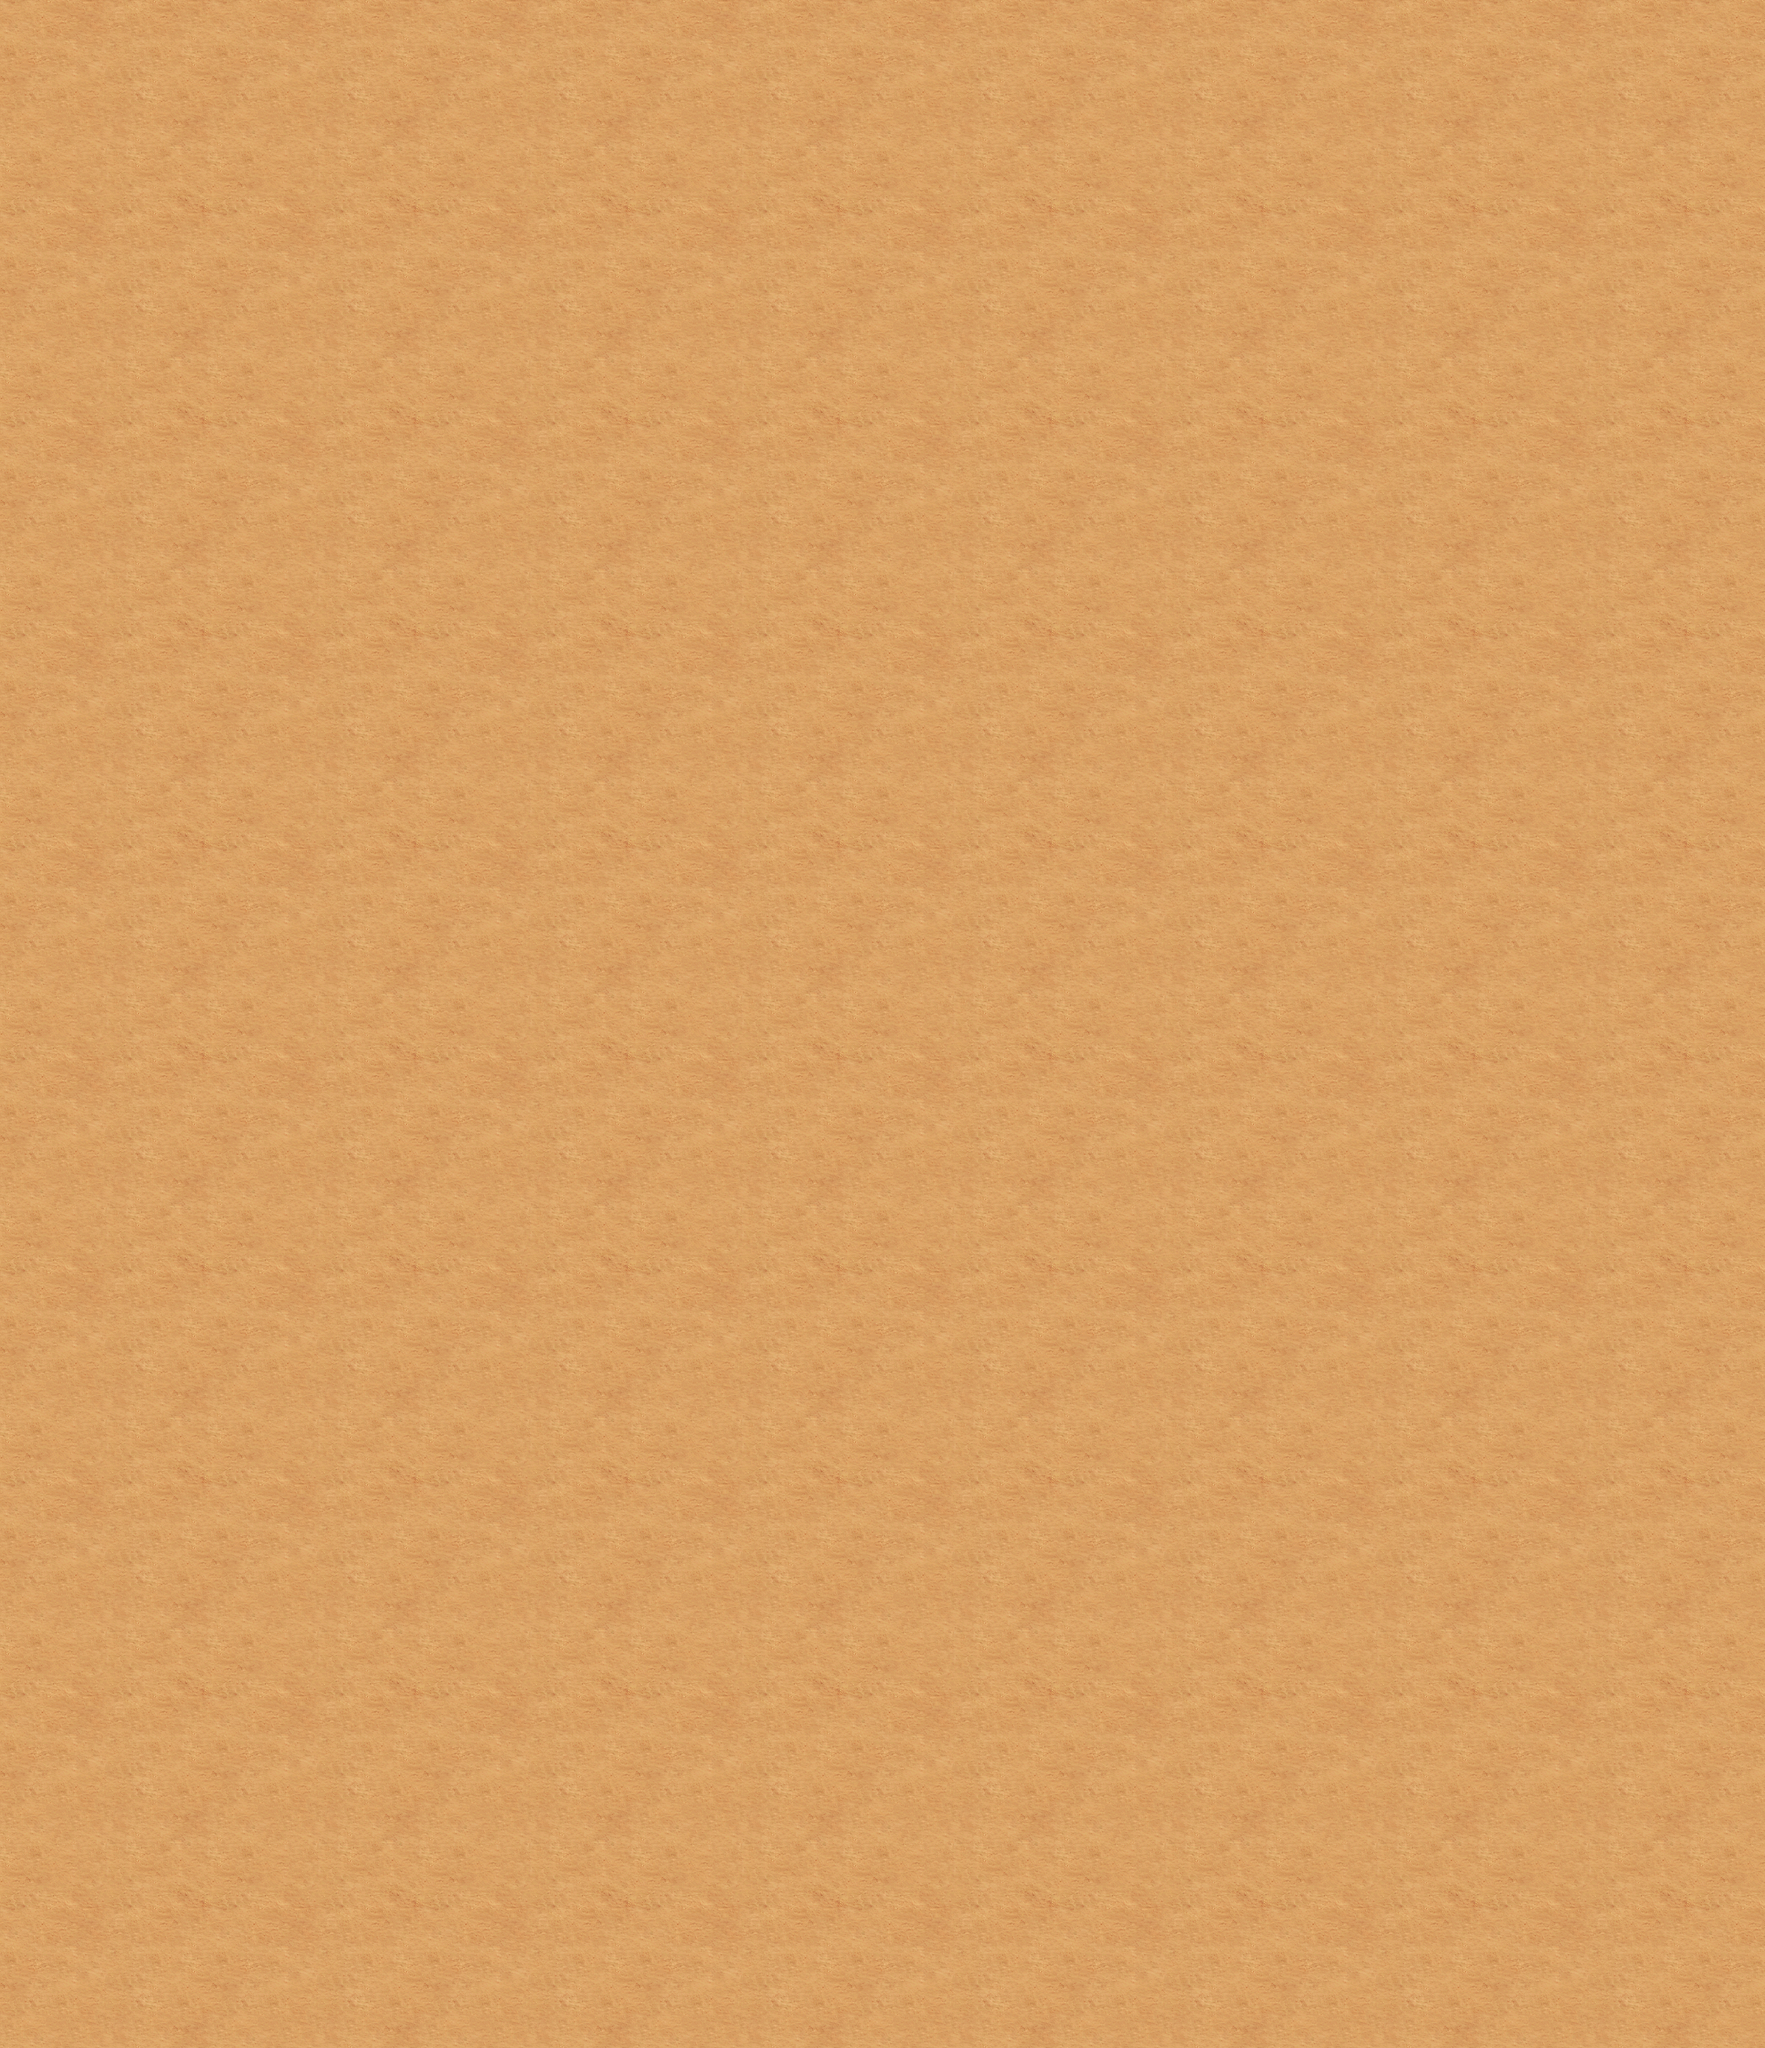

Rendered tile map (Tiled .tmx) drawn with the repository's tilesets; below, a short description and the map source with its tile grids summarised:
An orthogonal 25x29 tile map with 160x160 px tiles, 1 tile layer (layer1).

<map version="1.0" orientation="orthogonal" width="25" height="29" tilewidth="160" tileheight="160">
 <tileset firstgid="1" name="terrain" tilewidth="160" tileheight="160">
  <image source="terrain.png" width="1440" height="1440" />
 </tileset>
 <layer name="layer1" width="25" height="29">
  <data>[725 cells, 725 non-empty, 9 distinct tile ids]</data>
 </layer>
</map>
